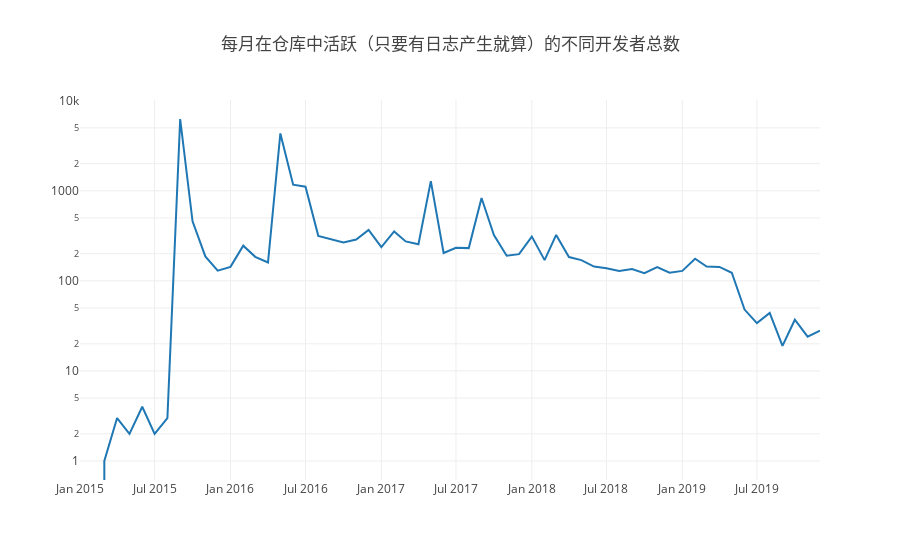

The notebook cell this image was saved under:
### Markdown cell above
### 4. 每月在仓库中活跃（只要有日志产生就算）的不同开发者总数

### Code cell
Promise.all(yms.map(ym => {
    var q = `
            SELECT COUNT(DISTINCT actor_id) as user
            FROM github_log.year${ym['y']}
            WHERE repo_id='32665718' AND toMonth(created_at)=${ym['m']}
            `
    return query(q);
})).then(data => {
    var userCount = [], tableDict = [];
    data.forEach((d, i) => {
        userCount.push(d[0].user);
        tableDict.push({'ym': yms_axis[i], 'user': userCount[userCount.length-1]});
    });
    openDigger.render.plotly([
        {x: yms_axis, y: userCount, mode: 'scatter', name: '开发者总数'},
    ], {
        title: '每月在仓库中活跃（只要有日志产生就算）的不同开发者总数',
        yaxis: {type: 'log'}
    });
    console.table(tableDict.map((d) => {
        return {
            '日期': d.ym,
            '开发者总数': d.user,
        };
    }));
})

### Figure 1 — Plotly figure (JSON) as saved in the notebook; plotly's stock layout.template omitted (floating-point values rounded to 4 significant figures)
{"data": [{"mode": "scatter", "name": "开发者总数", "x": ["2015-1", "2015-2", "2015-3", "2015-4", "2015-5", "2015-6", "2015-7", "2015-8", "2015-9", "2015-10", "2015-11", "2015-12", "2016-1", "2016-2", "2016-3", "2016-4", "2016-5", "2016-6", "2016-7", "2016-8", "2016-9", "2016-10", "2016-11", "2016-12", "2017-1", "2017-2", "2017-3", "2017-4", "2017-5", "2017-6", "2017-7", "2017-8", "2017-9", "2017-10", "2017-11", "2017-12", "2018-1", "2018-2", "2018-3", "2018-4", "2018-5", "2018-6", "2018-7", "2018-8", "2018-9", "2018-10", "2018-11", "2018-12", "2019-1", "2019-2", "2019-3", "2019-4", "2019-5", "2019-6", "2019-7", "2019-8", "2019-9", "2019-10", "2019-11", "2019-12"], "y": ["0", "0", "1", "3", "2", "4", "2", "3", "6269", "459", "187", "130", "143", "246", "185", "160", "4334", "1170", "1110", "316", "291", "267", "288", "368", "237", "354", "274", "255", "1279", "204", "233", "231", "831", "322", "190", "198", "310", "170", "324", "184", "170", "144", "138", "129", "135", "122", "142", "123", "129", "176", "144", "143", "123", "48", "34", "44", "19", "37", "24", "28"]}], "layout": {"autosize": true, "title": {"text": "每月在仓库中活跃（只要有日志产生就算）的不同开发者总数"}, "xaxis": {"autorange": true, "range": ["2015-01-01", "2019-12-01"], "type": "date"}, "yaxis": {"autorange": true, "range": [-0.211, 4.008], "type": "log"}}}
